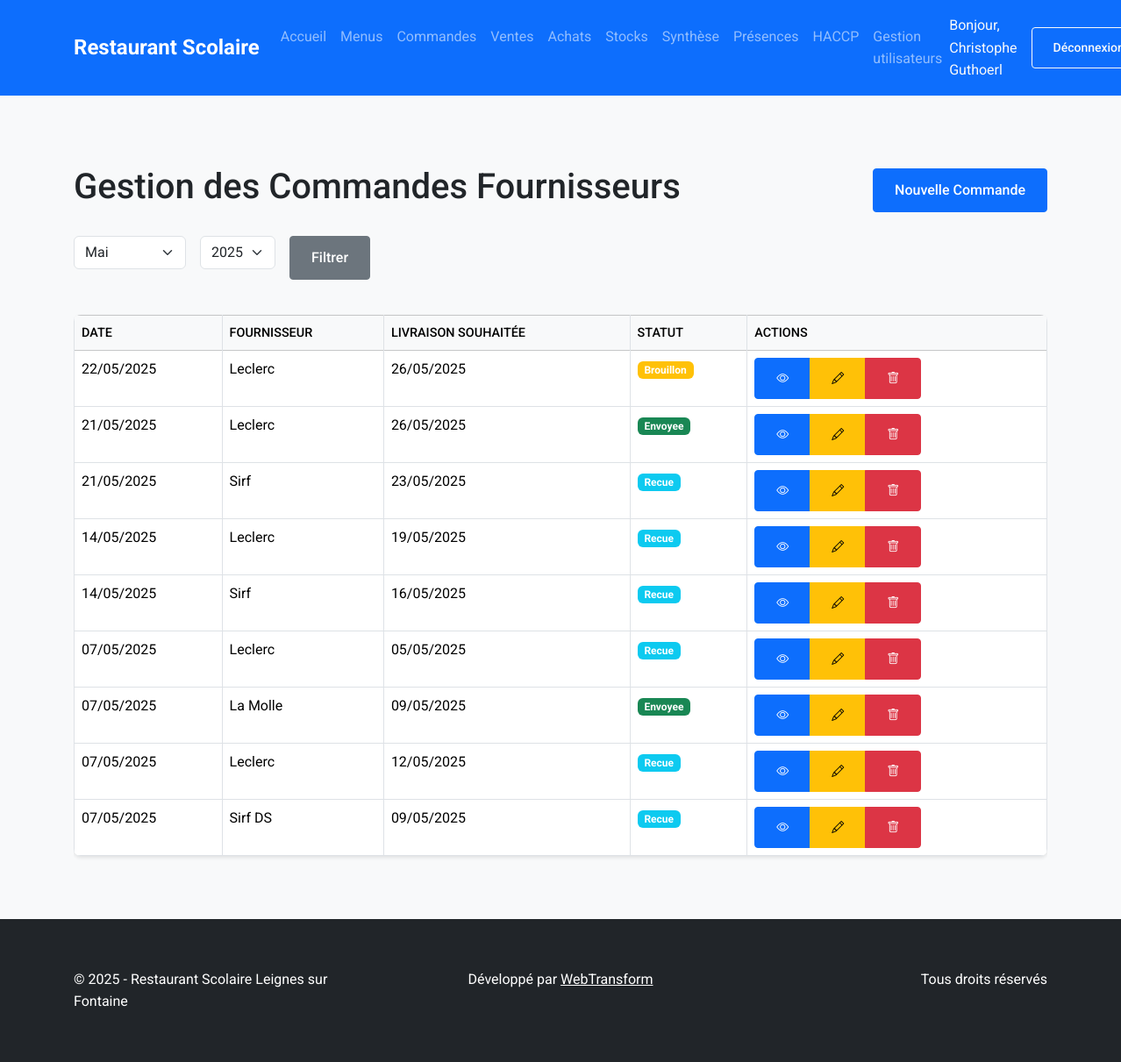
The app's page /templates/commandes/ (signed in) with its own data.
### tables this page shows
CREATE TABLE `commandes` (
  `id` int(11) NOT NULL,
  `fournisseur` varchar(255) NOT NULL,
  `date_commande` datetime NOT NULL DEFAULT CURRENT_TIMESTAMP,
  `date_livraison_souhaitee` date DEFAULT NULL,
  `date_reception` date DEFAULT NULL,
  `statut` enum('brouillon','envoyee','recue','annulee') NOT NULL DEFAULT 'brouillon',
  `notes` text,
  `created_at` timestamp NOT NULL DEFAULT CURRENT_TIMESTAMP,
  `updated_at` timestamp NOT NULL DEFAULT CURRENT_TIMESTAMP ON UPDATE CURRENT_TIMESTAMP,
  `convertie_en_achats` tinyint(1) DEFAULT '0'
);

### auth/auth_functions.php (called while the page is built, shortened)
<?php
if (!function_exists('isLoggedIn')) {
    function isLoggedIn()
    {
        return isset($_SESSION['user_id']);
    }
}

### src/Models/commande.php (called while the page is built, shortened)
<?php
class Commande
{
    public $db;
    public function __construct()
    {
        $config = require_once __DIR__ . '/../../config/database.php';
        try {
            $this->db = new PDO(
                "mysql:host={$config['host']};dbname={$config['dbname']};port={$config['port']}",
                $config['user'],
                $config['password']
            );
            $this->db->setAttribute(PDO::ATTR_ERRMODE, PDO::ERRMODE_EXCEPTION);
        } catch (PDOException $e) {
            die("Erreur de connexion : " . $e->getMessage());
        }
    }
    public function getListeCommandes($mois = null, $annee = null)
    {
        $sql = "SELECT * FROM commandes WHERE MONTH(date_commande) = ? AND YEAR(date_commande) = ?
                ORDER BY date_commande DESC";
        $stmt = $this->db->prepare($sql);
        $stmt->execute([$mois, $annee]);
        return $stmt->fetchAll(PDO::FETCH_ASSOC);
    }
}

### templates/commandes/index.php (the view, shortened to what this page needs)
<?php
require_once __DIR__ . '/../../includes/header.php';
require_once __DIR__ . '/../../src/Models/commande.php';
$commandeModel = new Commande();
$mois = isset($_GET['mois']) ? intval($_GET['mois']) : intval(date('m'));
$annee = isset($_GET['annee']) ? intval($_GET['annee']) : intval(date('Y'));
$commandes = $commandeModel->getListeCommandes($mois, $annee);
$nomsMois = [
    1 => 'Janvier', 2 => 'Février', 3 => 'Mars', 4 => 'Avril',
    5 => 'Mai', 6 => 'Juin', 7 => 'Juillet', 8 => 'Août',
    9 => 'Septembre', 10 => 'Octobre', 11 => 'Novembre', 12 => 'Décembre'
];
?>
<div class="container mt-4">
    <div class="d-flex justify-content-between align-items-center mb-4">
        <h1>Gestion des Commandes Fournisseurs</h1>
        <a href="nouvelle.php" class="btn btn-primary">Nouvelle Commande</a>
    </div>
    <div class="mb-4">
        <form method="get" class="row g-3">
            <div class="col-auto">
                <select name="mois" class="form-select">
                    <?php foreach ($nomsMois as $num => $nom): ?>
                        <option value="<?= $num ?>" <?= $mois == $num ? 'selected' : '' ?>><?= $nom ?></option>
                    <?php endforeach; ?>
                </select>
            </div>
            <div class="col-auto">
                <select name="annee" class="form-select">
                    <?php for ($an = date('Y'); $an >= date('Y') - 5; $an--): ?>
                        <option value="<?= $an ?>" <?= $annee == $an ? 'selected' : '' ?>><?= $an ?></option>
                    <?php endfor; ?>
                </select>
            </div>
            <div class="col-auto">
                <button type="submit" class="btn btn-secondary">Filtrer</button>
            </div>
        </form>
    </div>
    <div class="table-responsive">
        <table class="table table-bordered table-hover">
            <thead class="table-light">
                <tr>
                    <th>Date</th>
                    <th>Fournisseur</th>
                    <th>Livraison souhaitée</th>
                    <th>Statut</th>
                    <th>Actions</th>
                </tr>
            </thead>
            <tbody>
                <?php if (empty($commandes)): ?>
                    <tr>
                        <td colspan="5" class="text-center">Aucune commande pour cette période</td>
                    </tr>
                <?php else: ?>
                    <?php foreach ($commandes as $commande): ?>
                        <tr>
                            <td><?= date('d/m/Y', strtotime($commande['date_commande'])) ?></td>
                            <td><?= htmlspecialchars($commande['fournisseur']) ?></td>
                            <td><?= $commande['date_livraison_souhaitee'] ? date('d/m/Y', strtotime($commande['date_livraison_souhaitee'])) : '-' ?></td>
                            <td>
                                <span class="badge bg-<?= $commande['statut'] == 'envoyee' ? 'success' :
                                    ($commande['statut'] == 'brouillon' ? 'warning' :
                                    ($commande['statut'] == 'recue' ? 'info' : 'danger')) ?>">
                                    <?= ucfirst(htmlspecialchars($commande['statut'])) ?>
                                </span>
                            </td>
                            <td>
                                <div class="btn-group">
                                    <a href="voir.php?id=<?= $commande['id'] ?>" class="btn btn-sm btn-primary">
                                        <i class="bi bi-eye"></i>
                                    </a>
                                    <a href="modifier.php?id=<?= $commande['id'] ?>" class="btn btn-sm btn-warning">
                                        <i class="bi bi-pencil"></i>
                                    </a>
                                    <button type="button" class="btn btn-sm btn-danger"
                                            onclick="confirmerSuppression(<?= $commande['id'] ?>)">
                                        <i class="bi bi-trash"></i>
                                    </button>
                                </div>
                            </td>
                        </tr>
                    <?php endforeach; ?>
                <?php endif; ?>
            </tbody>
        </table>
    </div>
</div>
<?php require_once __DIR__ . '/../../includes/footer.php'; ?>

### includes/header.php (shortened to what this page needs)
<!DOCTYPE html>
<html lang="fr">
<head>
    <link href="https://cdn.jsdelivr.net/npm/bootstrap@5.3.6/dist/css/bootstrap.min.css" rel="stylesheet"
>
    <link href="https://cdn.jsdelivr.net/npm/bootstrap-icons@1.11.0/font/bootstrap-icons.css" rel="stylesheet">
    <link href="https://cdn.jsdelivr.net/npm/select2@4.1.0-rc.0/dist/css/select2.min.css" rel="stylesheet" />
    <link rel="stylesheet" href="/public/css/style.css">
</head>
<body class="d-flex flex-column min-vh-100">
    <header class="bg-primary">
        <nav class="navbar navbar-expand-lg navbar-dark">
            <div class="container">
                <a class="navbar-brand" href="/">Restaurant Scolaire</a>
                <div class="collapse navbar-collapse" id="navbarNav">
                    <ul class="navbar-nav ms-auto">
                        <li class="nav-item"> <a class="nav-link" href="/">Accueil</a>
                        </li>
                        <li class="nav-item">
                            <a class="nav-link" href="/templates/menus/">Menus</a>
                        </li>
                        <li class="nav-item">
                            <a class="nav-link" href="/templates/commandes/">Commandes</a>
                        </li>
                        <li class="nav-item">
                            <a class="nav-link" href="/templates/ventes/">Ventes</a>
                        </li>
                        <li class="nav-item">
                            <a class="nav-link" href="/templates/achats/">Achats</a>
                        </li>
                        <li class="nav-item">
                            <a class="nav-link" href="/templates/stocks/">Stocks</a>
                        </li>
                        <li class="nav-item">
                            <a class="nav-link" href="/templates/syntheses/">Synthèse</a>
                        </li>
                        <li class="nav-item">
                            <a class="nav-link" href="/templates/presences/">Présences</a>
                        </li>
                        <li class="nav-item">
                            <a class="nav-link" href="/templates/haccp/">HACCP</a>
                        </li>
                        <?php if (isset($_SESSION['role']) && $_SESSION['role'] === 'admin'): ?>
                        <li class="nav-item">
                            <a class="nav-link" href="/templates/utilisateurs/index.php">
                                <i class="fas fa-users"></i> Gestion utilisateurs
                            </a>
                        </li>
                        <?php endif; ?>
                    </ul>
                    <?php if (isLoggedIn()): ?>
                    <div class="d-flex align-items-center">
                        <span class="navbar-text me-3 mb-0 text-light">
                            Bonjour,
                            <?= htmlspecialchars($_SESSION['nom_complet'] ?? $_SESSION['username']) ?>
                        </span>
                        <a href="/auth/logout.php" class="btn btn-outline-light btn-sm">
                            Déconnexion
                        </a>
                    </div>
                    <?php endif; ?>
                </div>
            </div>
        </nav>
    </header>
    <main class="flex-grow-1 py-4">

### includes/footer.php (shortened to what this page needs)
</main>
    <footer class="bg-dark text-white">
        <div class="container">
            <div class="row py-4">
                <div class="col-md-4 text-center text-md-start">
                    <p class="mb-0">&copy; <?php echo date('Y'); ?> - Restaurant Scolaire Leignes sur Fontaine</p>
                </div>
                <div class="col-md-4 text-center">
                    <p class="mb-0">
                        Développé par <a href="https://webtransform.fr/" target="_blank" class="text-white text-decoration-underline">WebTransform</a>
                    </p>
                </div>
                <div class="col-md-4 text-center text-md-end">
                    <p class="mb-0">Tous droits réservés</p>
                </div>
            </div>
        </div>    </footer>
</body>
</html>

### public/css/style.css (style rules this page uses)
:root { --primary-color: #0d6efd; --secondary-color: #6c757d; --success-color: #198754; --background-color: #f8f9fa; --text-color: #212529; }
* { margin: 0; padding: 0; box-sizing: border-box; }
html, body { height: 100%; }
body { font-family: 'Roboto', Arial, sans-serif; line-height: 1.6; color: var(--text-color); background-color: var(--background-color); min-height: 100vh; display: flex; flex-direction: column; }
header { background-color: var(--primary-color); box-shadow: 0 2px 4px rgba(0, 0, 0, 0.1); }
.navbar-brand { font-weight: 700; font-size: 1.5rem; }
main { flex: 1 0 auto; width: 100%; padding: 0; background-color: var(--background-color); }
main>.container { padding-top: 2rem; padding-bottom: 2rem; }
input, select, textarea { width: 100%; padding: 0.75rem; border: 1px solid #dee2e6; border-radius: 4px; transition: border-color 0.2s ease; }
.btn { padding: 0.75rem 1.5rem; border-radius: 4px; font-weight: 500; transition: all 0.2s ease; }
table { width: 100%; border-collapse: collapse; margin-top: 1rem; background: white; box-shadow: 0 2px 4px rgba(0, 0, 0, 0.1); border-radius: 8px; overflow: hidden; }
th { background-color: var(--primary-color); color: white; font-weight: 500; text-transform: uppercase; font-size: 0.9rem; }
th, td { padding: 1rem; border: 1px solid #dee2e6; }
tr:nth-child(even) { background-color: rgba(0, 0, 0, 0.02); }
footer { background-color: #212529; padding: 2rem 0; margin-top: auto; }
.container { width: 100%; padding-right: 15px; padding-left: 15px; margin-right: auto; margin-left: auto; }

### records on screen
commandes: date_commande "22/05/2025", fournisseur "Leclerc", date_livraison_souhaitee "26/05/2025", statut "Brouillon"
commandes: date_commande "21/05/2025", fournisseur "Leclerc", date_livraison_souhaitee "26/05/2025", statut "Envoyee"
commandes: date_commande "21/05/2025", fournisseur "Sirf", date_livraison_souhaitee "23/05/2025", statut "Recue"
commandes: date_commande "14/05/2025", fournisseur "Leclerc", date_livraison_souhaitee "19/05/2025", statut "Recue"
commandes: date_commande "14/05/2025", fournisseur "Sirf", date_livraison_souhaitee "16/05/2025", statut "Recue"
commandes: date_commande "07/05/2025", fournisseur "Leclerc", date_livraison_souhaitee "05/05/2025", statut "Recue"
commandes: date_commande "07/05/2025", fournisseur "La Molle", date_livraison_souhaitee "09/05/2025", statut "Envoyee"
commandes: date_commande "07/05/2025", fournisseur "Leclerc", date_livraison_souhaitee "12/05/2025", statut "Recue"
commandes: date_commande "07/05/2025", fournisseur "Sirf DS", date_livraison_souhaitee "09/05/2025", statut "Recue"

### other values on screen
$_SESSION['nom_complet'] "Christophe Guthoerl"
form field mois "Mai"
form field annee "2025"
